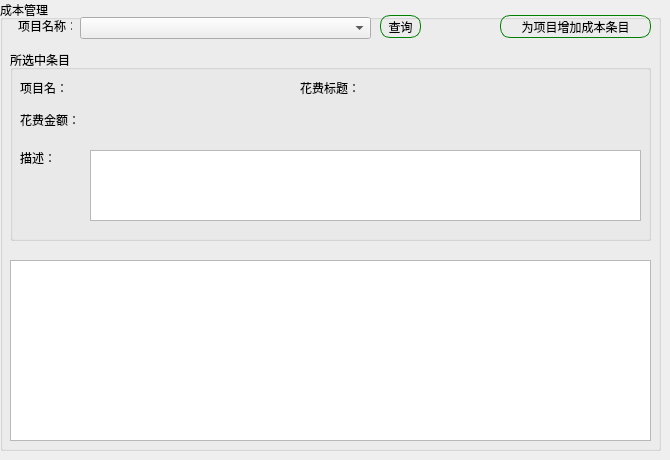
    <widget class="QWidget" name="page_2">
     <widget class="QGroupBox" name="iii">
      <property name="geometry">
       <rect>
        <x>0</x>
        <y>0</y>
        <width>661</width>
        <height>451</height>
       </rect>
      </property>
      <property name="title">
       <string>成本管理</string>
      </property>
      <widget class="QLabel" name="label_56">
       <property name="geometry">
        <rect>
         <x>18</x>
         <y>20</y>
         <width>54</width>
         <height>12</height>
        </rect>
       </property>
       <property name="styleSheet">
        <string notr="true"/>
       </property>
       <property name="text">
        <string>项目名称：</string>
       </property>
      </widget>
      <widget class="QComboBox" name="costCombo">
       <property name="geometry">
        <rect>
         <x>80</x>
         <y>17</y>
         <width>291</width>
         <height>22</height>
        </rect>
       </property>
      </widget>
      <widget class="QPushButton" name="BtnCostManagerSelection">
       <property name="geometry">
        <rect>
         <x>380</x>
         <y>15</y>
         <width>41</width>
         <height>23</height>
        </rect>
       </property>
       <property name="styleSheet">
        <string notr="true">border: 1px solid green;
border-radius:10px;
</string>
       </property>
       <property name="text">
        <string>查询</string>
       </property>
      </widget>
      <widget class="QTableWidget" name="tableProCost">
       <property name="geometry">
        <rect>
         <x>10</x>
         <y>260</y>
         <width>641</width>
         <height>181</height>
        </rect>
       </property>
      </widget>
      <widget class="QGroupBox" name="groupBox_22">
       <property name="geometry">
        <rect>
         <x>10</x>
         <y>50</y>
         <width>641</width>
         <height>191</height>
        </rect>
       </property>
       <property name="title">
        <string>所选中条目</string>
       </property>
       <widget class="QLabel" name="MonthlyName_3">
        <property name="geometry">
         <rect>
          <x>63</x>
          <y>19</y>
          <width>81</width>
          <height>20</height>
         </rect>
        </property>
        <property name="text">
         <string/>
        </property>
       </widget>
       <widget class="QLabel" name="MonthlyDate_3">
        <property name="geometry">
         <rect>
          <x>213</x>
          <y>18</y>
          <width>91</width>
          <height>20</height>
         </rect>
        </property>
        <property name="text">
         <string/>
        </property>
       </widget>
       <widget class="QLabel" name="proNameCost">
        <property name="geometry">
         <rect>
          <x>66</x>
          <y>30</y>
          <width>191</width>
          <height>20</height>
         </rect>
        </property>
        <property name="styleSheet">
         <string notr="true">font: 75 11pt &quot;黑体&quot;;
text-decoration: underline;</string>
        </property>
        <property name="text">
         <string/>
        </property>
       </widget>
       <widget class="QLabel" name="label_161">
        <property name="geometry">
         <rect>
          <x>10</x>
          <y>30</y>
          <width>71</width>
          <height>16</height>
         </rect>
        </property>
        <property name="styleSheet">
         <string notr="true">font: 75 11pt &quot;黑体&quot;;
color:rgb(0, 0, 0);</string>
        </property>
        <property name="text">
         <string>项目名：</string>
        </property>
       </widget>
       <widget class="QLabel" name="moneyCost">
        <property name="geometry">
         <rect>
          <x>90</x>
          <y>60</y>
          <width>191</width>
          <height>20</height>
         </rect>
        </property>
        <property name="styleSheet">
         <string notr="true">font: 75 11pt &quot;黑体&quot;;
text-decoration: underline;</string>
        </property>
        <property name="text">
         <string/>
        </property>
       </widget>
       <widget class="QLabel" name="label_162">
        <property name="geometry">
         <rect>
          <x>10</x>
          <y>62</y>
          <width>71</width>
          <height>16</height>
         </rect>
        </property>
        <property name="styleSheet">
         <string notr="true">font: 75 11pt &quot;黑体&quot;;
color:rgb(0, 0, 0);</string>
        </property>
        <property name="text">
         <string>花费金额：</string>
        </property>
       </widget>
       <widget class="QLabel" name="titleCost">
        <property name="geometry">
         <rect>
          <x>366</x>
          <y>30</y>
          <width>191</width>
          <height>20</height>
         </rect>
        </property>
        <property name="styleSheet">
         <string notr="true">font: 75 11pt &quot;黑体&quot;;
text-decoration: underline;</string>
        </property>
        <property name="text">
         <string/>
        </property>
       </widget>
       <widget class="QLabel" name="label_163">
        <property name="geometry">
         <rect>
          <x>290</x>
          <y>30</y>
          <width>71</width>
          <height>16</height>
         </rect>
        </property>
        <property name="styleSheet">
         <string notr="true">font: 75 11pt &quot;黑体&quot;;
color:rgb(0, 0, 0);</string>
        </property>
        <property name="text">
         <string>花费标题：</string>
        </property>
       </widget>
       <widget class="QTextBrowser" name="describeCost">
        <property name="geometry">
         <rect>
          <x>80</x>
          <y>100</y>
          <width>551</width>
          <height>71</height>
         </rect>
        </property>
       </widget>
       <widget class="QLabel" name="label_164">
        <property name="geometry">
         <rect>
          <x>10</x>
          <y>100</y>
          <width>71</width>
          <height>16</height>
         </rect>
        </property>
        <property name="styleSheet">
         <string notr="true">font: 75 11pt &quot;黑体&quot;;
color:rgb(0, 0, 0);</string>
        </property>
        <property name="text">
         <string>描述：</string>
        </property>
       </widget>
      </widget>
      <widget class="QPushButton" name="BtnAddProCost">
       <property name="geometry">
        <rect>
         <x>500</x>
         <y>15</y>
         <width>151</width>
         <height>23</height>
        </rect>
       </property>
       <property name="styleSheet">
        <string notr="true">border: 1px solid green;
border-radius:10px;
</string>
       </property>
       <property name="text">
        <string>为项目增加成本条目</string>
       </property>
      </widget>
      <widget class="QLabel" name="proCostInfo">
       <property name="geometry">
        <rect>
         <x>430</x>
         <y>20</y>
         <width>121</width>
         <height>21</height>
        </rect>
       </property>
       <property name="styleSheet">
        <string notr="true">color:rgb(255,0,0);
font: 75 10pt &quot;黑体&quot;;</string>
       </property>
       <property name="text">
        <string/>
       </property>
      </widget>
     </widget>
    </widget>
